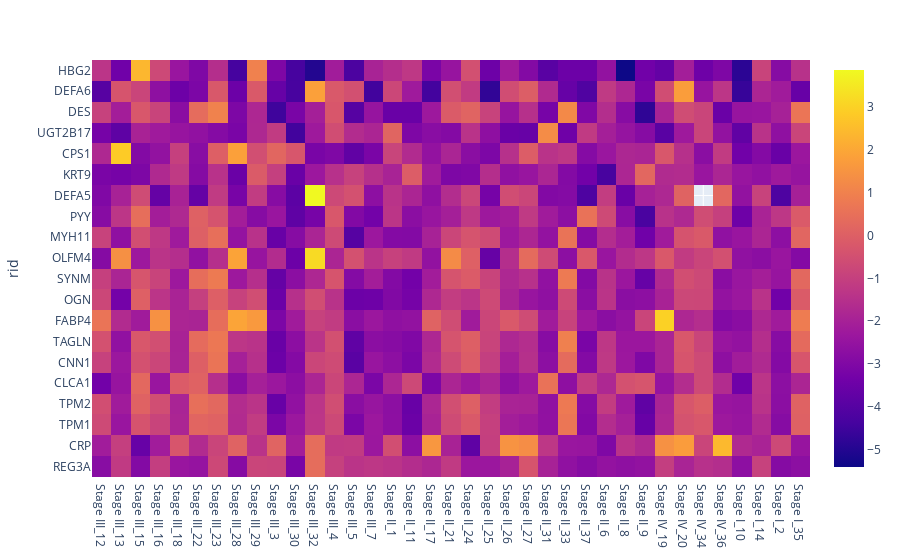

Source (notebook cell):
### Markdown cell above
# Heatmap Plot
As per the label preference above, representing the graphs below.

Removing genes which have less than 75% data.

Graph will show top 20 genes, having high variance.

### Code cell
# Plotting Heatmap for Datasets' samples
df_real.columns = col_metadata[bor].to_list() # cahnging names of columns as per user selection

transpose_data = df_real.copy()
transpose_data["null_val"] = transpose_data.notnull().sum(axis=1)
transpose_data = transpose_data[transpose_data["null_val"] >= int(len(transpose_data.columns)*(75/100))]

transpose_data['var'] = transpose_data.var(axis=1)
transpose_data = transpose_data.sort_values(by =['var'], ascending = False)
transpose_data = transpose_data.drop(['var'], axis = 1)
heatmap_data = transpose_data.iloc[0:20,0:len(col_metadata)]
transpose_data.columns = [f'{x}_{i}' for i, x in enumerate(transpose_data.columns, 1)] # tracking column names by adding suffix
transpose_data = transpose_data[sorted(transpose_data.columns)] # sorting column names
heatmap_data_plot = transpose_data.iloc[0:20,0:len(col_metadata)]
fig = px.imshow(heatmap_data_plot, aspect="auto") # plotting graph
fig.show()

### Figure 1 — Plotly figure (JSON) as saved in the notebook; plotly's stock layout.template omitted (floating-point values rounded to 4 significant figures; data arrays with more than 128 entries replaced by an {"elided": "..."} marker saying what was removed)
{"data": [{"coloraxis": "coloraxis", "hovertemplate": "x: %{x}<br>rid: %{y}<br>color: %{z}<extra></extra>", "name": "0", "type": "heatmap", "x": ["Stage III_12", "Stage III_13", "Stage III_15", "Stage III_16", "Stage III_18", "Stage III_22", "Stage III_23", "Stage III_28", "Stage III_29", "Stage III_3", "Stage III_30", "Stage III_32", "Stage III_4", "Stage III_5", "Stage III_7", "Stage II_1", "Stage II_11", "Stage II_17", "Stage II_21", "Stage II_24", "Stage II_25", "Stage II_26", "Stage II_27", "Stage II_31", "Stage II_33", "Stage II_37", "Stage II_6", "Stage II_8", "Stage II_9", "Stage IV_19", "Stage IV_20", "Stage IV_34", "Stage IV_36", "Stage I_10", "Stage I_14", "Stage I_2", "Stage I_35"], "xaxis": "x", "y": ["HBG2", "DEFA6", "DES", "UGT2B17", "CPS1", "KRT9", "DEFA5", "PYY", "MYH11", "OLFM4", "SYNM", "OGN", "FABP4", "TAGLN", "CNN1", "CLCA1", "TPM2", "TPM1", "CRP", "REG3A"], "yaxis": "y", "z": {"elided": "20x37 float values"}}], "layout": {"coloraxis": {"colorscale": [[0, "#0d0887"], [0.1111, "#46039f"], [0.2222, "#7201a8"], [0.3333, "#9c179e"], [0.4444, "#bd3786"], [0.5556, "#d8576b"], [0.6667, "#ed7953"], [0.7778, "#fb9f3a"], [0.8889, "#fdca26"], [1, "#f0f921"]]}, "margin": {"t": 60}, "xaxis": {"anchor": "y", "domain": [0, 1]}, "yaxis": {"anchor": "x", "autorange": "reversed", "domain": [0, 1], "title": {"text": "rid"}}}}
